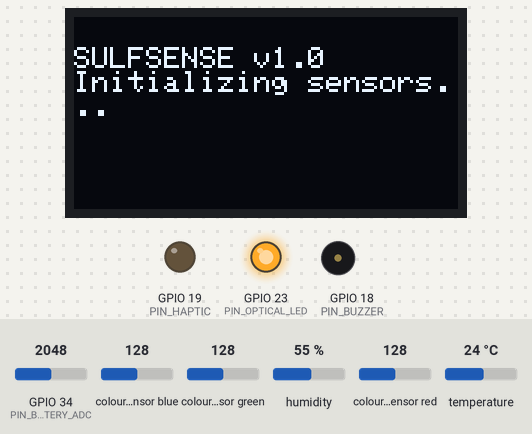
A sketch run on a simulated ESP32. Parts: 128×64 one-colour display, output pins drawn as LEDs (lit = HIGH), buzzer (waves = sounding, pin HIGH). The test bench sets the inputs (shaded band); at power-on: GPIO 34 (PIN_BATTERY_ADC) = 2048, colour sensor blue 128, colour sensor green 128, humidity 55 %, colour sensor red 128, temperature 24 °C. WiFi joins after 1.5 s; servers stay silent unless stated; uploads are accepted with an empty reply; what the sketch prints to the serial monitor is not drawn.

Above: at 0.1 s.
At 2.7 s:
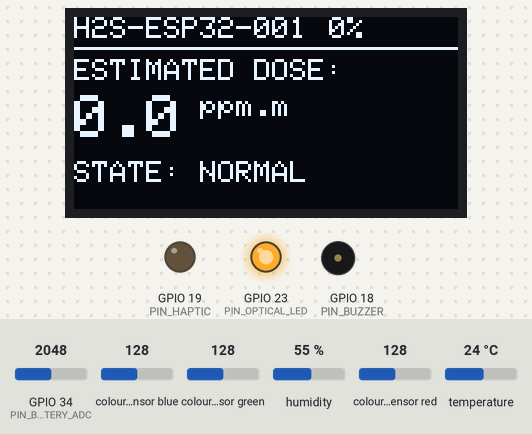
2.8 s: GPIO 34 (PIN_BATTERY_ADC) set to 2866
4.8 s: GPIO 34 (PIN_BATTERY_ADC) set to 3972
At 7.1 s:
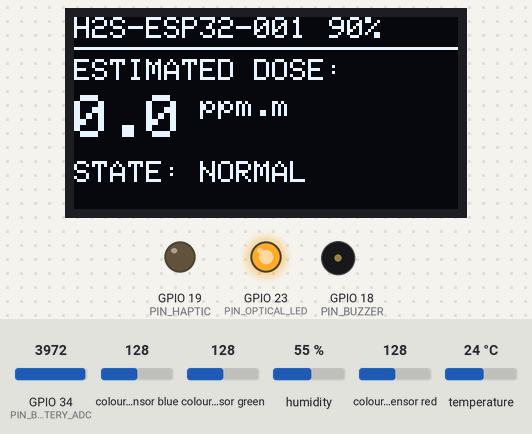
Timing chart, 0 to 8.6 s (numbered marks = the images above; inputs shaded):
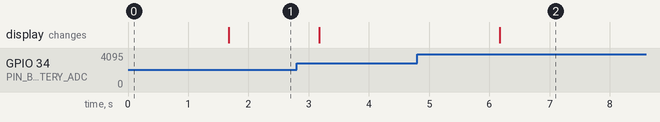

Measured:
- after the input at 4.8 s, the display: changes after 1.4 s (image 2)

The sketch:

esp32_sulfsense.ino
```cpp
/**
 * SulfSense — Wearable Passive Colorimetric H2S Dosimeter Firmware
 * Target Microcontroller: ESP32 / ESP32-S3 (Wearable Edition)
 * Sensors: TCS34725 RGB Color Sensor, SHT31 Temp/RH, SSD1306 0.96" OLED, Active Buzzer
 */

#include <WiFi.h>
#include <HTTPClient.h>
#include <Wire.h>
#include <Adafruit_GFX.h>
#include <Adafruit_SSD1306.h>
#include <Adafruit_TCS34725.h>
#include <Adafruit_SHT31.h>
#include <ArduinoJson.h>

// --- Configuration & Constants ---
const char* WIFI_SSID = "SulfSense_Industrial_Net";
const char* WIFI_PASS = "SafetyFirst2026";
const char* SERVER_ENDPOINT = "https://api.sulfsense.safety/api/readings";

#define DEVICE_ID "H2S-ESP32-001"
#define WORKER_ID "W-101"

// Hardware Pinout Definitions
#define PIN_BUZZER 18
#define PIN_HAPTIC 19
#define PIN_BATTERY_ADC 34
#define PIN_OPTICAL_LED 23

#define SCREEN_WIDTH 128
#define SCREEN_HEIGHT 64
#define OLED_RESET -1
Adafruit_SSD1306 display(SCREEN_WIDTH, SCREEN_HEIGHT, &Wire, OLED_RESET);
Adafruit_TCS34725 tcs = Adafruit_TCS34725(TCS34725_INTEGRATIONTIME_50MS, TCS34725_GAIN_4X);
Adafruit_SHT31 sht31 = Adafruit_SHT31();

// Telemetry State
float currentEstimatedDose = 0.0;
String currentRiskState = "NORMAL";
unsigned long lastSampleTime = 0;
const unsigned long SAMPLE_INTERVAL_MS = 1500;

void setup() {
  Serial.begin(115200);
  pinMode(PIN_BUZZER, OUTPUT);
  pinMode(PIN_HAPTIC, OUTPUT);
  pinMode(PIN_OPTICAL_LED, OUTPUT);
  digitalWrite(PIN_OPTICAL_LED, HIGH); // Turn on calibrated optical illuminator

  Wire.begin(21, 22);

  // Initialize OLED
  if (!display.begin(SSD1306_SWITCHCAPVCC, 0x3C)) {
    Serial.println(F("SSD1306 allocation failed"));
  }
  display.clearDisplay();
  display.setTextSize(1);
  display.setTextColor(SSD1306_WHITE);
  display.setCursor(0, 10);
  display.println("SULFSENSE v1.0");
  display.println("Initializing sensors...");
  display.display();

  // Initialize Optical TCS34725
  if (!tcs.begin()) {
    Serial.println("No TCS34725 color sensor found ... check I2C wiring!");
  }

  // Initialize Temp/RH SHT31
  if (!sht31.begin(0x44)) {
    Serial.println("Couldn't find SHT31 sensor");
  }

  // Connect WiFi
  WiFi.begin(WIFI_SSID, WIFI_PASS);
  Serial.print("Connecting to WiFi");
  int attempts = 0;
  while (WiFi.status() != WL_CONNECTED && attempts < 10) {
    delay(500);
    Serial.print(".");
    attempts++;
  }
  Serial.println("\nWiFi Online!");
}

void loop() {
  unsigned long now = millis();
  if (now - lastSampleTime >= SAMPLE_INTERVAL_MS) {
    lastSampleTime = now;

    // 1. Read Raw Optical Channels
    uint16_t r, g, b, c;
    tcs.getRawData(&r, &g, &b, &c);

    // Normalize to 8-bit scale
    uint8_t red8 = map(r, 0, 4096, 0, 255);
    uint8_t green8 = map(g, 0, 4096, 0, 255);
    uint8_t blue8 = map(b, 0, 4096, 0, 255);

    // 2. Read Ambient Temp & RH
    float t = sht31.readTemperature();
    float h = sht31.readHumidity();
    if (isnan(t)) t = 25.0;
    if (isnan(h)) h = 50.0;

    // 3. Read Battery Voltage
    int rawAdc = analogRead(PIN_BATTERY_ADC);
    int batteryPercent = map(rawAdc, 2800, 4095, 0, 100);
    batteryPercent = constrain(batteryPercent, 0, 100);

    // 4. Update OLED Display
    updateOledDisplay(currentEstimatedDose, currentRiskState, t, h, batteryPercent);

    // 5. Transmit Telemetry over WiFi
    if (WiFi.status() == WL_CONNECTED) {
      sendTelemetryPayload(red8, green8, blue8, c, t, h, batteryPercent);
    }

    // 6. Local Wearable Alarm Checks
    if (currentRiskState == "HAZARDOUS") {
      digitalWrite(PIN_BUZZER, HIGH);
      digitalWrite(PIN_HAPTIC, HIGH);
      delay(200);
      digitalWrite(PIN_BUZZER, LOW);
      digitalWrite(PIN_HAPTIC, LOW);
    } else if (currentRiskState == "WARNING") {
      digitalWrite(PIN_BUZZER, HIGH);
      delay(80);
      digitalWrite(PIN_BUZZER, LOW);
    }
  }
}

void updateOledDisplay(float dose, String risk, float temp, float rh, int battery) {
  display.clearDisplay();
  display.setTextSize(1);
  display.setCursor(0, 0);
  display.print(DEVICE_ID);
  display.setCursor(85, 0);
  display.print(battery);
  display.println("%");

  display.drawLine(0, 10, 128, 10, SSD1306_WHITE);

  display.setCursor(0, 14);
  display.setTextSize(1);
  display.println("ESTIMATED DOSE:");

  display.setCursor(0, 26);
  display.setTextSize(2);
  display.print(dose, 1);
  display.setTextSize(1);
  display.print(" ppm.m");

  display.setCursor(0, 48);
  display.print("STATE: ");
  display.println(risk);

  display.display();
}

void sendTelemetryPayload(uint8_t r, uint8_t g, uint8_t b, uint16_t clear, float t, float h, int bat) {
  HTTPClient http;
  http.begin(SERVER_ENDPOINT);
  http.addHeader("Content-Type", "application/json");

  StaticJsonDocument<300> doc;
  doc["device_id"] = DEVICE_ID;
  doc["worker_id"] = WORKER_ID;
  doc["red"] = r;
  doc["green"] = g;
  doc["blue"] = b;
  doc["clear"] = clear;
  doc["temperature"] = t;
  doc["humidity"] = h;
  doc["battery"] = bat;
  doc["rssi"] = WiFi.RSSI();

  String requestBody;
  serializeJson(doc, requestBody);

  int httpResponseCode = http.POST(requestBody);
  if (httpResponseCode > 0) {
    String response = http.getString();
    StaticJsonDocument<300> respDoc;
    deserializeJson(respDoc, response);
    if (respDoc.containsKey("estimated_dose")) {
      currentEstimatedDose = respDoc["estimated_dose"];
      currentRiskState = respDoc["risk_state"].as<String>();
    }
  }
  http.end();
}
```
